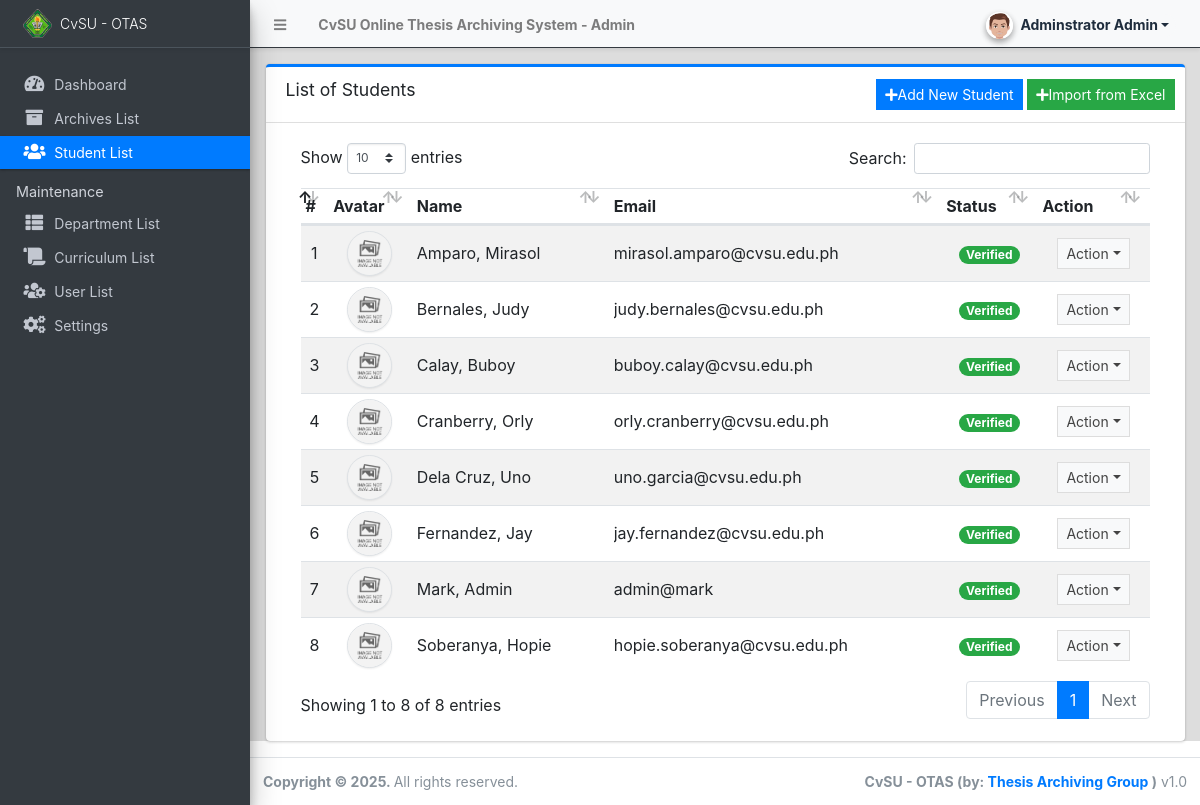
Page /admin/?page=students (signed in) on the committed database.
### tables this page shows
CREATE TABLE `student_list` (
  `id` int NOT NULL,
  `firstname` text NOT NULL,
  `middlename` text NOT NULL,
  `lastname` text NOT NULL,
  `department_id` int NOT NULL,
  `curriculum_id` int NOT NULL,
  `email` text NOT NULL,
  `password` text NOT NULL,
  `gender` varchar(50) NOT NULL,
  `status` tinyint NOT NULL DEFAULT '0',
  `avatar` text NOT NULL,
  `date_created` datetime NOT NULL DEFAULT CURRENT_TIMESTAMP,
  `date_updated` datetime DEFAULT NULL ON UPDATE CURRENT_TIMESTAMP
);

### config.php (called while the page is built, shortened)
<?php
function validate_image($file){
	if(!empty($file)){
        $ex = explode('?',$file);
        $file = $ex[0];
        $param =  isset($ex[1]) ? '?'.$ex[1]  : '';
		if(is_file(base_app.$file)){
			return base_url.$file.$param;
		}else{
			return base_url.'dist/img/no-image-available.png';
		}
	}else{
		return base_url.'dist/img/no-image-available.png';
	}
}
?>

### admin/students/index.php (the view, shortened to what this page needs)
<div class="card card-outline card-primary">
	<div class="card-header">
		<h3 class="card-title">List of Students</h3>
        <div class="card-tools">
            <a href="javascript:void(0)" id="create_new" class="btn btn-flat btn-sm btn-primary"><span class="fas fa-plus"></span>Add New Student</a>
            <a href="javascript:void(0)" id="import_excel" class="btn btn-flat btn-sm btn-success mx-"><span class="fas fa-plus"></span>Import from Excel</a>
        </div>
	</div>
	<div class="card-body">
		<div class="container-fluid">
        <div class="container-fluid">
			<table class="table table-hover table-striped">
				<!-- <colgroup>
					<col width="5%">
					<col width="10%">
					<col width="20%">
					<col width="20%">
					<col width="15%">
					<col width="15%">
					<col width="10%">
				</colgroup> -->
				<thead>
					<tr>
						<th>#</th>
						<th>Avatar</th>
						<th>Name</th>
						<th>Email</th>
						<th>Status</th>
						<th>Action</th>
					</tr>
				</thead>
				<tbody>
					<?php
						$i = 1;
						$qry = $conn->query("SELECT *,concat(lastname,', ',firstname,' ', middlename) as name from `student_list`  order by concat(lastname,', ',firstname,' ', middlename) asc ");
						while($row = $qry->fetch_assoc()):
					?>
						<tr>
							<td class="text-center"><?php echo $i++; ?></td>
							<td class="text-center"><img src="<?php echo validate_image($row['avatar']) ?>" class="img-avatar img-thumbnail p-0 border-2" alt="user_avatar"></td>
							<td><?php echo ucwords($row['name']) ?></td>
							<td ><p class="m-0 truncate-1"><?php echo $row['email'] ?></p></td>
							<td class="text-center">
								<?php if($row['status'] == 1): ?>
									<span class="badge badge-pill badge-success">Verified</span>
								<?php else: ?>
								<span class="badge badge-pill badge-primary">Not Verified</span>
								<?php endif; ?>
							</td>
							<td align="center">
								 <button type="button" class="btn btn-flat btn-default btn-sm dropdown-toggle dropdown-icon" data-toggle="dropdown">
				                  		Action
				                  </button>
							</td>
						</tr>
					<?php endwhile; ?>
				</tbody>
			</table>
		</div>
		</div>
	</div>
</div>

### admin/students/index.php (style rules this page uses)
.img-avatar { width:45px; height:45px; object-fit:cover; object-position:center center; border-radius:100%; }

### rows in the picture
student_list: name "Amparo, Mirasol", email "mirasol.amparo@cvsu.edu.ph", status "Verified"
student_list: name "Bernales, Judy", email "judy.bernales@cvsu.edu.ph", status "Verified"
student_list: name "Calay, Buboy", email "buboy.calay@cvsu.edu.ph", status "Verified"
student_list: name "Cranberry, Orly", email "orly.cranberry@cvsu.edu.ph", status "Verified"
student_list: name "Dela Cruz, Uno", email "uno.garcia@cvsu.edu.ph", status "Verified"
student_list: name "Fernandez, Jay", email "jay.fernandez@cvsu.edu.ph", status "Verified"
student_list: name "Mark, Admin", email "admin@mark", status "Verified"
student_list: name "Soberanya, Hopie", email "hopie.soberanya@cvsu.edu.ph", status "Verified"

### other values in the picture
$_settings->info('name') "CvSU Online Thesis Archiving System"
$_settings->userdata('firstname').' '.$_settings->userdata('lastname') "Adminstrator Admin"
$_settings->info('short_name') "CvSU - OTAS"
